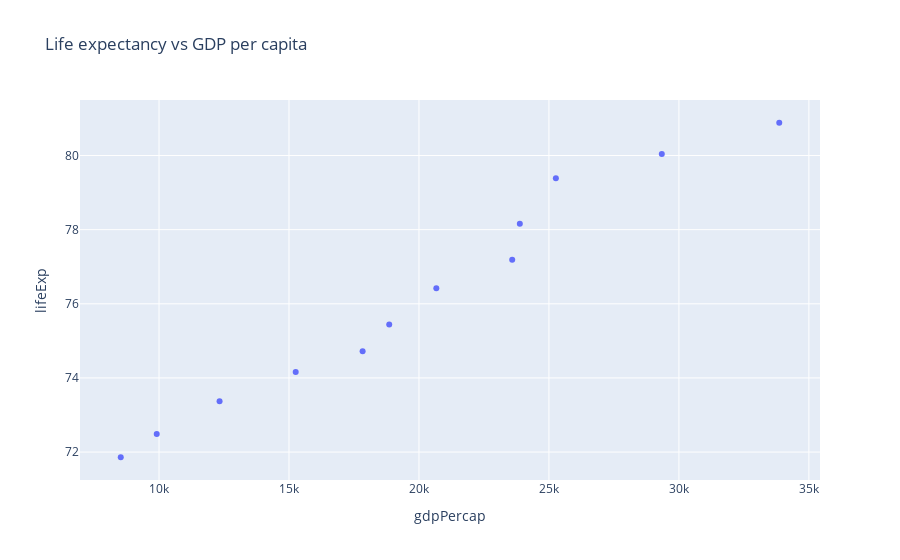

The notebook cell this image was saved under:
### Code cell
fig = px.scatter(sweden_df, x="gdpPercap", y="lifeExp", title="Life expectancy vs GDP per capita")
fig.show()

### Figure 1 — Plotly figure (JSON) as saved in the notebook; plotly's stock layout.template omitted (floating-point values rounded to 4 significant figures)
{"data": [{"hovertemplate": "gdpPercap=%{x}<br>lifeExp=%{y}<extra></extra>", "legendgroup": "", "marker": {"color": "#636efa", "symbol": "circle"}, "mode": "markers", "name": "", "orientation": "v", "showlegend": false, "type": "scatter", "x": [8528.0, 9912.0, 12330.0, 15260.0, 17830.0, 18860.0, 20670.0, 23590.0, 23880.0, 25270.0, 29340.0, 33860.0], "xaxis": "x", "y": [71.86, 72.49, 73.37, 74.16, 74.72, 75.44, 76.42, 77.19, 78.16, 79.39, 80.04, 80.88], "yaxis": "y"}], "layout": {"legend": {"tracegroupgap": 0}, "title": {"text": "Life expectancy vs GDP per capita"}, "xaxis": {"anchor": "y", "domain": [0, 1], "title": {"text": "gdpPercap"}}, "yaxis": {"anchor": "x", "domain": [0, 1], "title": {"text": "lifeExp"}}}}
